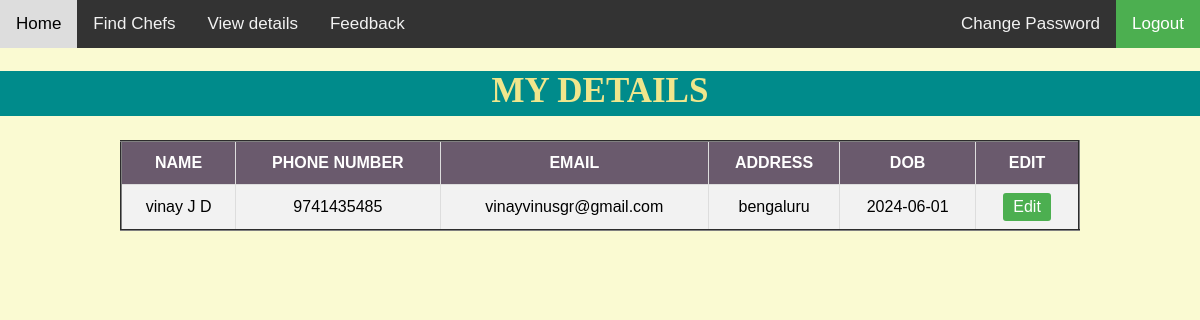
Page /userdetails.php (signed in) on the committed database.
### tables this page shows
CREATE TABLE `user` (
  `name` varchar(200) NOT NULL,
  `phnumber` varchar(200) NOT NULL,
  `email` varchar(200) NOT NULL,
  `address` varchar(200) NOT NULL,
  `dob` varchar(200) NOT NULL,
  `password` varchar(200) NOT NULL
);

### userdetails.php (the view, shortened to what this page needs)
 <!DOCTYPE html>
<html>
<head>
    <link rel="stylesheet" href="userstyle.css"/>
        <link rel="stylesheet" href="style.css"/>
</head>
<body>
 <div class="topnav">
    <a class="active" href="userhome.php">Home</a>
    <a href="userfindchef.php">Find Chefs</a>
    <a href="userdetails.php" >View details</a>
    <a href="userratings1.php">Feedback</a>
      <a href="userlogin.php" class="split">Logout</a>
    <a  href="changepass.php" style="float:right">Change Password</a></li>
 </div>
    <center>
        <h1>MY DETAILS</H1>
  <table  id="customers" border="2px" style="width:80%">
  <tr>
        <th>NAME</th>
    <th>PHONE NUMBER</th>
    <th>EMAIL</th>
     <th>ADDRESS</th>
     <th>DOB</th>
       <th>EDIT</th>
</tr>
   <?php
    include 'dbconfig.php';
    $uid=$_SESSION['uname'];
    $sql="SELECT * FROM `user` where email='$uid'" ;
     $result=$conn->query($sql);
    if($result->num_rows>0)
    {
        while($row=$result->fetch_assoc())
        {
            $name=$row['name'];
            $phno=$row['phnumber'];
             $email=$row['email'];
            $address=$row['address'];
            $dob=$row['dob'];
            echo "<tr><td>$name</td>";
            echo "<td>$phno</td>";
            echo "<td> $email</td>";
            echo "<td>$address</td>";
            echo "<td>$dob</td>";
            echo "<td class='action-buttons'>
                  <div>
                  <a href='usereditdetails.php?id=$email' class='edit'>Edit</a>
                     </div>
                  </td></tr>";
        }
    }
  ?>
</table>
    </center>
</body>
</html>

### userstyle.css (style rules this page uses)
body { margin: 0; font-family: Arial, Helvetica, sans-serif; }
.topnav { overflow: hidden; background-color: #333; }
.topnav a { float: left; color: #f2f2f2; text-align: center; padding: 14px 16px; text-decoration: none; font-size: 17px; }
.topnav a.split { float: right; color: white; }

### style.css (style rules this page uses)
body { font-family: Arial, Helvetica, sans-serif; background-color: white; }
* { box-sizing: border-box; }
a { color: dodgerblue; }
#customers { font-family: Arial, Helvetica, sans-serif; border-collapse: collapse; width:100%; }
#customers td, #customers th { border: 1px solid #ddd; padding: 8px; }
#customers tr:nth-child(even) { background-color: #f2f2f2; }
#customers th { padding-top: 12px; padding-bottom: 12px; text-align: left; background-color: #04AA6D; color: white; }
h1 { text-align: center; }

### userdetails.php (style rules this page uses)
h1 { text-align: center; background-color:#008B8B; color: #f0e68c; height:45px; font-size:35px; font-family:serif; }
#customers th { padding-top: 12px; padding-bottom: 12px; text-align: left; background-color: #6A5A6D; color: white; text-align:center; }
td { text-align: center; }
body { background-color:#fafad2; }
a.split { background-color:#4CAF50; }
.action-buttons a { margin: 0 5px; padding: 5px 10px; text-decoration: none; color: white; border-radius: 3px; display: inline-block; }
.action-buttons .edit { background-color: #4CAF50; }

### rows in the picture
user: name "vinay J D", phnumber "9741435485", email "vinayvinusgr@gmail.com", address "bengaluru", dob "2024-06-01"
